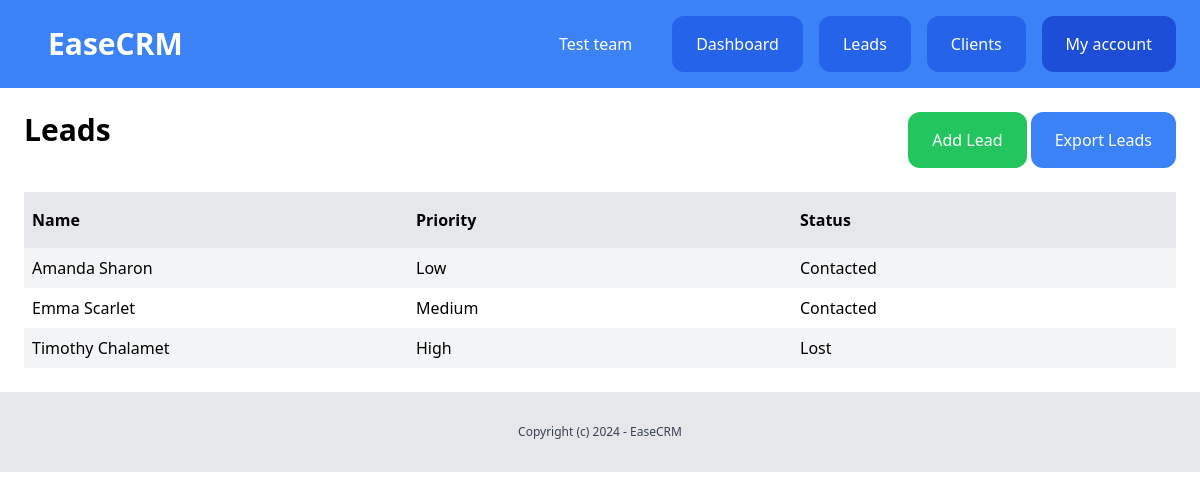
Screenshot of /dashboard/leads/ (signed in) with the database file from the repository.
### team/models.py (models this page shows, shortened)
class Team(models.Model):
    plan=models.ForeignKey(Plan, blank=True, null=True, related_name="teams", on_delete=models.CASCADE)
    name = models.CharField(max_length=100)
    created_by = models.ForeignKey(User, related_name="created_teams", on_delete=models.CASCADE)
    created_at = models.DateTimeField(auto_now_add=True)
    members = models.ManyToManyField(User, related_name="teams")

### lead/models.py (models this page shows, shortened)
class Lead(models.Model):
    LOW = 'low'
    MEDIUM = 'medium'
    HIGH = 'high'
    CHOICES_PRIORITY = (
        (LOW, 'Low'),
        (MEDIUM, 'Medium'),
        (HIGH, 'High'),
    )
    NEW = 'new'
    CONTACTED = 'contacted'
    WON = 'won'
    LOST = 'lost'
    CHOICES_STATUS = (
        (NEW, "New"),
        (CONTACTED, 'Contacted'),
        (WON, 'Won'),
        (LOST, 'Lost'),
    )
    team = models.ForeignKey(Team, related_name="leads", on_delete=models.CASCADE)
    name = models.CharField(max_length=100)
    email = models.EmailField()
    description = models.TextField(blank=True, null=True)
    priority = models.CharField(max_length=10, choices=CHOICES_PRIORITY, default=MEDIUM)
    status = models.CharField(max_length=10, choices=CHOICES_STATUS, default=NEW)
    converted_to_client = models.BooleanField(default=False)
    created_by = models.ForeignKey(User, related_name="leads", on_delete=models.CASCADE)
    created_at = models.DateTimeField(auto_now_add=True)
    modified_at = models.DateTimeField(auto_now=True)
    class Meta:
        ordering = ('name', )

### lead/views.py (the view)
# urls.py: path('', views.LeadListView.as_view(), name="list"),
class LeadListView(LoginRequiredMixin, ListView):
     model = Lead
     def get_queryset(self):
          queryset = super(LeadListView, self).get_queryset()
          return queryset.filter(created_by = self.request.user,converted_to_client=False )

### team/context_processors.py (called while the page is built)
def team(request):
    if request.user.is_authenticated:
        if request.user.userprofile.active_team:
            active_team = request.user.userprofile.active_team
        else:
            active_team = Team.objects.filter(created_by=request.user)[0]
    else:
        active_team = None
    return {
        'active_team': active_team
    }

### lead/templates/lead/lead_list.html
{%extends 'core/base.html'%} {%block title%}Leads{%endblock%} {%block content%}
<div class="py-6 px-6">
  <div class="flex justify-between">
    <h1 class="mb-4 text-3xl font-bold">Leads</h1>
    <div>
      <a href="{%url 'leads:add'%}" class="inline-block py-4 px-6 bg-green-500 rounded-xl text-white">Add Lead</a>
      <a href="{%url 'leads:export' %}" class="inline-block py-4 px-6 bg-blue-500 rounded-xl text-white"
        >Export Leads</a
      >
    </div>
  </div>
  {%if object_list%}
  <div class="mt-6 flex justify-between">
    <p class="py-4 px-2 bg-gray-200 font-semibold w-full">Name</p>
    <p class="py-4 px-2 bg-gray-200 font-semibold w-full">Priority</p>
    <p class="py-4 px-2 bg-gray-200 font-semibold w-full">Status</p>
  </div>
  {%for lead in object_list%}
  <div class="flex justify-between">
    <p class="py-2 px-2 w-full {%cycle 'bg-gray-100' '' %}">
      <a href="{%url 'leads:detail' lead.id%}"> {{lead.name}} </a>
    </p>
    <p class="py-2 px-2 w-full {%cycle 'bg-gray-100' '' %}">{{lead.get_priority_display}}</p>
    <p class="py-2 px-2 w-full {%cycle 'bg-gray-100' '' %}">{{lead.get_status_display}}</p>
  </div>
  {%endfor%} {%else%}
  <p class="px-2">There are no leads in the database yet.</p>
  {%endif%}
</div>
{%endblock%}

### core/templates/core/partials/nav.html
<nav class="py-4 px-6 flex justify-between bg-blue-500">
  <div class="flex items-center justify-between w-full">
    <a href="{% url 'about' %}" class="py-3 text-3xl font-bold px-6 rounded-xl text-white">EaseCRM</a>
    {%if request.user.is_authenticated%}
    <div class="flex space-x-4">
      <a href="{% url 'team:detail' active_team.id %}" class="py-4 px-6 rounded-xl text-white">{{active_team.name}}</a>
      <a href="{%url 'dashboard:index'%}" class="py-4 px-6 bg-blue-600 rounded-xl text-white">Dashboard</a>
      <a href="{%url 'leads:list'%}" class="py-4 px-6 bg-blue-600 rounded-xl text-white">Leads</a>
      <a href="{%url 'clients:list'%}" class="py-4 px-6 bg-blue-600 rounded-xl text-white">Clients</a>
      <a href="{%url 'userprofile:myaccount'%}" class="py-4 px-6 bg-blue-700 rounded-xl text-white">My account</a>
      {% else %}
      <div>
        <a href="{%url 'login'%}" class="py-4 px-6 bg-blue-600 rounded-xl text-white">Log in</a>
        <a href="{%url 'userprofile:signup'%}" class="py-4 px-6 bg-blue-300 rounded-xl text-white">Sign up</a>
      </div>
      {% endif %}
    </div>
  </div>
</nav>

### rows the page displays
Team: name "Test team"
Lead: name "Amanda Sharon", priority "Low", status "Contacted"
Lead: name "Emma Scarlet", priority "Medium", status "Contacted"
Lead: name "Timothy Chalamet", priority "High", status "Lost"
